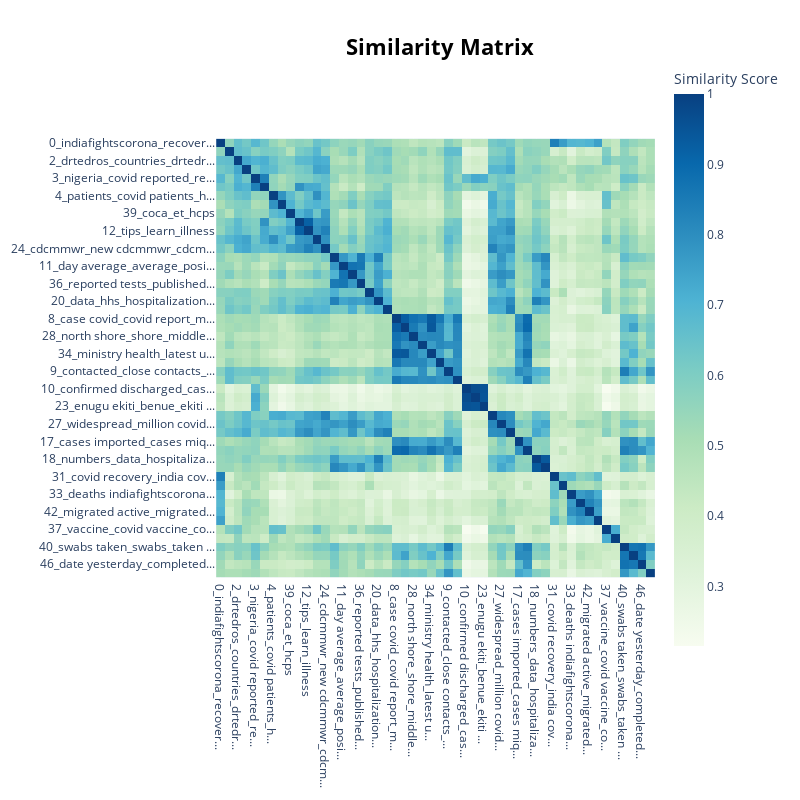

The notebook cell saved with this chart:
### Code cell
topic_model_real.visualize_heatmap(n_clusters=20)

### Figure 1 — Plotly figure (JSON) as saved in the notebook; plotly's stock layout.template omitted (floating-point values rounded to 4 significant figures; data arrays with more than 128 entries replaced by an {"elided": "..."} marker saying what was removed)
{"data": [{"coloraxis": "coloraxis", "hovertemplate": "x: %{x}<br>y: %{y}<br>Similarity Score: %{z}<extra></extra>", "name": "0", "type": "heatmap", "x": ["0_indiafightscorona_recover...", "1_says_restrictions_uk", "2_drtedros_countries_drtedr...", "41_covidscience_report upda...", "3_nigeria_covid reported_re...", "19_takeresponsibility_face ...", "4_patients_covid patients_h...", "29_physicians_medscape_poll", "39_coca_et_hcps", "5_face covering_covering_wear", "12_tips_learn_illness", "13_asymptomatic_symptoms_ai...", "24_cdcmmwr_new cdcmmwr_cdcm...", "6_ve tracked_note track_tra...", "11_day average_average_posi...", "14_texas_carolina_florida", "36_reported tests_published...", "7_alexismadrigal_yeah_yayit...", "20_data_hhs_hospitalization...", "35_hospitalizations overwhe...", "8_case covid_covid report_m...", "26_zealand receiving_level ...", "28_north shore_shore_middle...", "30_arrived_man_woman", "34_ministry health_latest u...", "43_auckland quarantine_incl...", "9_contacted_close contacts_...", "16_alert_alert level_level", "10_confirmed discharged_cas...", "22_covid lagos_covid nigeri...", "23_enugu ekiti_benue_ekiti ...", "15_covidview_covidview repo...", "27_widespread_million covid...", "32_reopeningsafely_risk ope...", "17_cases imported_cases miq...", "25_completed_tests complete...", "18_numbers_data_hospitaliza...", "21_numbers_ca_weekend", "31_covid recovery_india cov...", "44_tested september_update ...", "33_deaths indiafightscorona...", "38_states confirmed_cases s...", "42_migrated active_migrated...", "47_coronawatch total_corona...", "37_vaccine_covid vaccine_co...", "48_mrna_just announced_phas...", "40_swabs taken_swabs_taken ...", "45_organization yesterday_d...", "46_date yesterday_completed...", "49_week projecting_arrivals..."], "xaxis": "x", "y": ["0_indiafightscorona_recover...", "1_says_restrictions_uk", "2_drtedros_countries_drtedr...", "41_covidscience_report upda...", "3_nigeria_covid reported_re...", "19_takeresponsibility_face ...", "4_patients_covid patients_h...", "29_physicians_medscape_poll", "39_coca_et_hcps", "5_face covering_covering_wear", "12_tips_learn_illness", "13_asymptomatic_symptoms_ai...", "24_cdcmmwr_new cdcmmwr_cdcm...", "6_ve tracked_note track_tra...", "11_day average_average_posi...", "14_texas_carolina_florida", "36_reported tests_published...", "7_alexismadrigal_yeah_yayit...", "20_data_hhs_hospitalization...", "35_hospitalizations overwhe...", "8_case covid_covid report_m...", "26_zealand receiving_level ...", "28_north shore_shore_middle...", "30_arrived_man_woman", "34_ministry health_latest u...", "43_auckland quarantine_incl...", "9_contacted_close contacts_...", "16_alert_alert level_level", "10_confirmed discharged_cas...", "22_covid lagos_covid nigeri...", "23_enugu ekiti_benue_ekiti ...", "15_covidview_covidview repo...", "27_widespread_million covid...", "32_reopeningsafely_risk ope...", "17_cases imported_cases miq...", "25_completed_tests complete...", "18_numbers_data_hospitaliza...", "21_numbers_ca_weekend", "31_covid recovery_india cov...", "44_tested september_update ...", "33_deaths indiafightscorona...", "38_states confirmed_cases s...", "42_migrated active_migrated...", "47_coronawatch total_corona...", "37_vaccine_covid vaccine_co...", "48_mrna_just announced_phas...", "40_swabs taken_swabs_taken ...", "45_organization yesterday_d...", "46_date yesterday_completed...", "49_week projecting_arrivals..."], "yaxis": "y", "z": {"elided": "50x50 float values"}}], "layout": {"coloraxis": {"colorbar": {"title": {"text": "Similarity Score"}}, "colorscale": [[0, "rgb(247,252,240)"], [0.125, "rgb(224,243,219)"], [0.25, "rgb(204,235,197)"], [0.375, "rgb(168,221,181)"], [0.5, "rgb(123,204,196)"], [0.625, "rgb(78,179,211)"], [0.75, "rgb(43,140,190)"], [0.875, "rgb(8,104,172)"], [1, "rgb(8,64,129)"]]}, "height": 800, "hoverlabel": {"bgcolor": "white", "font": {"family": "Rockwell", "size": 16}}, "legend": {"title": {"text": "Trend"}}, "margin": {"t": 60}, "showlegend": true, "title": {"font": {"color": "Black", "size": 22}, "text": "<b>Similarity Matrix</b>", "x": 0.55, "xanchor": "center", "y": 0.95, "yanchor": "top"}, "width": 800, "xaxis": {"anchor": "y", "constrain": "domain", "domain": [0, 1], "scaleanchor": "y"}, "yaxis": {"anchor": "x", "autorange": "reversed", "constrain": "domain", "domain": [0, 1]}}}
